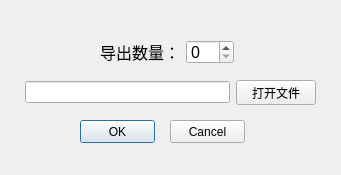
<?xml version="1.0" encoding="UTF-8"?>
<ui version="4.0">
 <class>ImportDialog</class>
 <widget class="QDialog" name="ImportDialog">
  <property name="geometry">
   <rect>
    <x>0</x>
    <y>0</y>
    <width>341</width>
    <height>175</height>
   </rect>
  </property>
  <property name="windowTitle">
   <string>Dialog</string>
  </property>
  <widget class="QPushButton" name="pushButton">
   <property name="geometry">
    <rect>
     <x>80</x>
     <y>120</y>
     <width>75</width>
     <height>23</height>
    </rect>
   </property>
   <property name="text">
    <string>OK</string>
   </property>
  </widget>
  <widget class="QPushButton" name="pushButton_2">
   <property name="geometry">
    <rect>
     <x>170</x>
     <y>120</y>
     <width>75</width>
     <height>23</height>
    </rect>
   </property>
   <property name="text">
    <string>Cancel</string>
   </property>
  </widget>
  <widget class="QWidget" name="">
   <property name="geometry">
    <rect>
     <x>100</x>
     <y>40</y>
     <width>134</width>
     <height>24</height>
    </rect>
   </property>
   <layout class="QHBoxLayout" name="horizontalLayout_2">
    <item>
     <widget class="QLabel" name="label">
      <property name="font">
       <font>
        <pointsize>12</pointsize>
       </font>
      </property>
      <property name="text">
       <string>导出数量：</string>
      </property>
     </widget>
    </item>
    <item>
     <widget class="QSpinBox" name="countSBox">
      <property name="font">
       <font>
        <pointsize>12</pointsize>
       </font>
      </property>
     </widget>
    </item>
   </layout>
  </widget>
  <widget class="QWidget" name="">
   <property name="geometry">
    <rect>
     <x>25</x>
     <y>80</y>
     <width>291</width>
     <height>25</height>
    </rect>
   </property>
   <layout class="QHBoxLayout" name="horizontalLayout">
    <item>
     <widget class="QLineEdit" name="filePathLEdit"/>
    </item>
    <item>
     <widget class="QPushButton" name="openPBtn">
      <property name="text">
       <string>打开文件</string>
      </property>
     </widget>
    </item>
   </layout>
  </widget>
 </widget>
 <resources/>
 <connections/>
</ui>
